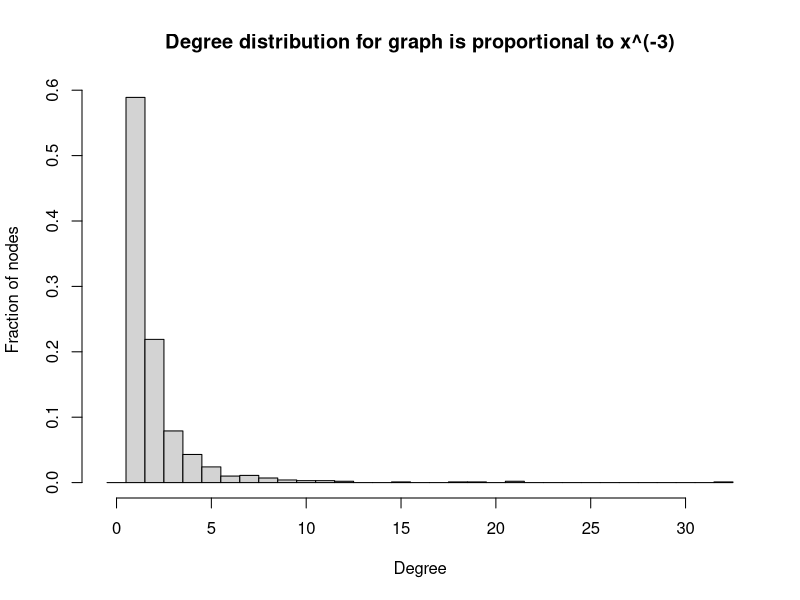
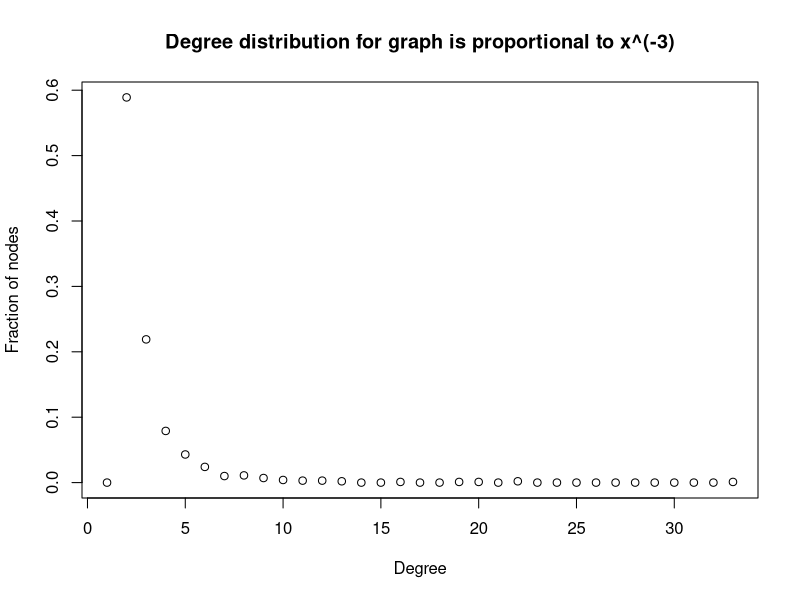

The R script that drew these images, in order:
# EE 219 Homework 1 Problem 2 a
# Name: Weikun Han, Duzhi Chen
# Date: 4/14/2017
# Reference:
#  - https://google.github.io/styleguide/Rguide.xml#indentation

library(igraph)

# Initial veriables
node <- 1000

# Create the undirected random network,
# whose degree distribution is proportional to x^(-3)
graph <- barabasi.game(node, directed = FALSE)

# Use degree fucntion to find a numeric vector of the same length as argument v
degree <- degree(graph)

# Plot the degree distributions
h <- hist(degree,
          breaks = seq(-0.5, by = 1 , length.out = max(degree) + 2),
          freq = FALSE,
          main = "Degree distribution for graph is proportional to x^(-3)",
          ylab = "Fraction of nodes",
          xlab = "Degree")
plot(degree.distribution(graph),
     main = "Degree distribution for graph is proportional to x^(-3)",
     ylab = "Fraction of nodes",
     xlab = "Degree")

# Check the determeter for the undirected random network
diameter <- diameter(graph, directed = FALSE, unconnected = FALSE, weights = NULL)
path <- get.diameter(graph, directed = FALSE, unconnected = FALSE, weights = NULL)

# Print information
cat("-------------------------Processing Finshed 1----------------------------------\n",
    "Graph have the diameters: ", diameter, "\n",
    "And a path with this diameter is: ", path, "\n",
    "-------------------------------------------------------------------------------\n")
